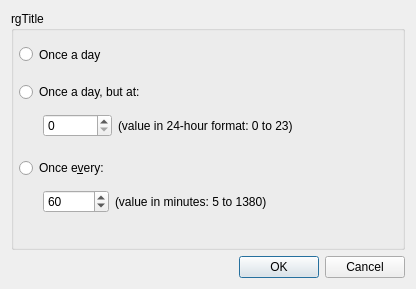
<?xml version="1.0" encoding="UTF-8"?>
<ui version="4.0">
 <class>SetupDialog</class>
 <widget class="QDialog" name="SetupDialog">
  <property name="geometry">
   <rect>
    <x>0</x>
    <y>0</y>
    <width>416</width>
    <height>289</height>
   </rect>
  </property>
  <property name="windowTitle">
   <string>Setup</string>
  </property>
  <layout class="QGridLayout" name="gridLayout_2">
   <item row="0" column="0">
    <widget class="QGroupBox" name="groupBox">
     <property name="title">
      <string notr="true">rgTitle</string>
     </property>
     <property name="flat">
      <bool>false</bool>
     </property>
     <property name="checkable">
      <bool>false</bool>
     </property>
     <widget class="QRadioButton" name="rbOnceADay">
      <property name="geometry">
       <rect>
        <x>8</x>
        <y>33</y>
        <width>96</width>
        <height>21</height>
       </rect>
      </property>
      <property name="text">
       <string notr="true">Once a day</string>
      </property>
     </widget>
     <widget class="QWidget" name="layoutWidget">
      <property name="geometry">
       <rect>
        <x>8</x>
        <y>71</y>
        <width>306</width>
        <height>62</height>
       </rect>
      </property>
      <layout class="QVBoxLayout" name="verticalLayout">
       <item>
        <widget class="QRadioButton" name="rbOnceADayAt">
         <property name="text">
          <string notr="true">Once a day, but at:</string>
         </property>
        </widget>
       </item>
       <item>
        <layout class="QHBoxLayout" name="horizontalLayout">
         <item>
          <spacer name="horizontalSpacer_2">
           <property name="orientation">
            <enum>Qt::Horizontal</enum>
           </property>
           <property name="sizeType">
            <enum>QSizePolicy::Fixed</enum>
           </property>
           <property name="sizeHint" stdset="0">
            <size>
             <width>24</width>
             <height>20</height>
            </size>
           </property>
          </spacer>
         </item>
         <item>
          <widget class="QSpinBox" name="spinOnceADayAt">
           <property name="sizePolicy">
            <sizepolicy hsizetype="Fixed" vsizetype="Fixed">
             <horstretch>0</horstretch>
             <verstretch>0</verstretch>
            </sizepolicy>
           </property>
           <property name="minimumSize">
            <size>
             <width>69</width>
             <height>0</height>
            </size>
           </property>
           <property name="maximumSize">
            <size>
             <width>150</width>
             <height>16777215</height>
            </size>
           </property>
           <property name="minimum">
            <number>0</number>
           </property>
           <property name="maximum">
            <number>23</number>
           </property>
           <property name="value">
            <number>0</number>
           </property>
          </widget>
         </item>
         <item>
          <widget class="QLabel" name="lblOnceADayAt">
           <property name="sizePolicy">
            <sizepolicy hsizetype="Expanding" vsizetype="Preferred">
             <horstretch>0</horstretch>
             <verstretch>0</verstretch>
            </sizepolicy>
           </property>
           <property name="text">
            <string>(value in 24-hour format: 0 to 23)</string>
           </property>
          </widget>
         </item>
        </layout>
       </item>
      </layout>
     </widget>
     <widget class="QWidget" name="layoutWidget">
      <property name="geometry">
       <rect>
        <x>8</x>
        <y>147</y>
        <width>275</width>
        <height>62</height>
       </rect>
      </property>
      <layout class="QVBoxLayout" name="verticalLayout_2">
       <item>
        <widget class="QRadioButton" name="rbOnceEvery">
         <property name="text">
          <string notr="true">Once e&amp;very:</string>
         </property>
         <property name="autoExclusive">
          <bool>true</bool>
         </property>
        </widget>
       </item>
       <item>
        <layout class="QHBoxLayout" name="horizontalLayout_2">
         <item>
          <spacer name="horizontalSpacer">
           <property name="orientation">
            <enum>Qt::Horizontal</enum>
           </property>
           <property name="sizeType">
            <enum>QSizePolicy::Fixed</enum>
           </property>
           <property name="sizeHint" stdset="0">
            <size>
             <width>24</width>
             <height>20</height>
            </size>
           </property>
          </spacer>
         </item>
         <item>
          <widget class="QSpinBox" name="spinOnceEvery">
           <property name="sizePolicy">
            <sizepolicy hsizetype="Fixed" vsizetype="Fixed">
             <horstretch>0</horstretch>
             <verstretch>0</verstretch>
            </sizepolicy>
           </property>
           <property name="minimumSize">
            <size>
             <width>66</width>
             <height>0</height>
            </size>
           </property>
           <property name="maximumSize">
            <size>
             <width>150</width>
             <height>16777215</height>
            </size>
           </property>
           <property name="minimum">
            <number>5</number>
           </property>
           <property name="maximum">
            <number>1380</number>
           </property>
           <property name="value">
            <number>60</number>
           </property>
          </widget>
         </item>
         <item>
          <widget class="QLabel" name="lblOnceEvery">
           <property name="sizePolicy">
            <sizepolicy hsizetype="Expanding" vsizetype="Preferred">
             <horstretch>0</horstretch>
             <verstretch>0</verstretch>
            </sizepolicy>
           </property>
           <property name="text">
            <string>(value in minutes: 5 to 1380)</string>
           </property>
          </widget>
         </item>
        </layout>
       </item>
      </layout>
     </widget>
    </widget>
   </item>
   <item row="1" column="0">
    <widget class="QDialogButtonBox" name="buttonBox">
     <property name="orientation">
      <enum>Qt::Horizontal</enum>
     </property>
     <property name="standardButtons">
      <set>QDialogButtonBox::Cancel|QDialogButtonBox::Ok</set>
     </property>
    </widget>
   </item>
  </layout>
 </widget>
 <resources/>
 <connections/>
</ui>
